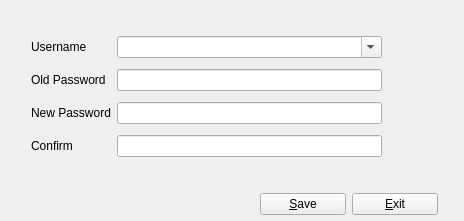
<?xml version="1.0" encoding="UTF-8"?>
<ui version="4.0">
 <class>change_password</class>
 <widget class="QWidget" name="change_password">
  <property name="geometry">
   <rect>
    <x>0</x>
    <y>0</y>
    <width>464</width>
    <height>221</height>
   </rect>
  </property>
  <property name="windowTitle">
   <string>Form</string>
  </property>
  <widget class="QWidget" name="">
   <property name="geometry">
    <rect>
     <x>31</x>
     <y>31</y>
     <width>351</width>
     <height>131</height>
    </rect>
   </property>
   <layout class="QGridLayout" name="gridLayout">
    <item row="0" column="0">
     <widget class="QLabel" name="label">
      <property name="text">
       <string>Username</string>
      </property>
     </widget>
    </item>
    <item row="0" column="1">
     <widget class="QComboBox" name="username">
      <property name="editable">
       <bool>true</bool>
      </property>
     </widget>
    </item>
    <item row="1" column="0">
     <widget class="QLabel" name="label_2">
      <property name="text">
       <string>Old Password</string>
      </property>
     </widget>
    </item>
    <item row="1" column="1">
     <widget class="QLineEdit" name="old_password">
      <property name="echoMode">
       <enum>QLineEdit::Password</enum>
      </property>
     </widget>
    </item>
    <item row="2" column="0">
     <widget class="QLabel" name="label_3">
      <property name="text">
       <string>New Password</string>
      </property>
     </widget>
    </item>
    <item row="2" column="1">
     <widget class="QLineEdit" name="new_password">
      <property name="echoMode">
       <enum>QLineEdit::Password</enum>
      </property>
     </widget>
    </item>
    <item row="3" column="0">
     <widget class="QLabel" name="label_4">
      <property name="text">
       <string>Confirm</string>
      </property>
     </widget>
    </item>
    <item row="3" column="1">
     <widget class="QLineEdit" name="confirm_password">
      <property name="echoMode">
       <enum>QLineEdit::Password</enum>
      </property>
     </widget>
    </item>
   </layout>
  </widget>
  <widget class="QWidget" name="">
   <property name="geometry">
    <rect>
     <x>260</x>
     <y>190</y>
     <width>178</width>
     <height>29</height>
    </rect>
   </property>
   <layout class="QHBoxLayout" name="horizontalLayout">
    <item>
     <widget class="QPushButton" name="btn_save">
      <property name="text">
       <string>&amp;Save</string>
      </property>
     </widget>
    </item>
    <item>
     <widget class="QPushButton" name="btn_exit">
      <property name="text">
       <string>&amp;Exit</string>
      </property>
     </widget>
    </item>
   </layout>
  </widget>
 </widget>
 <resources/>
 <connections/>
</ui>
